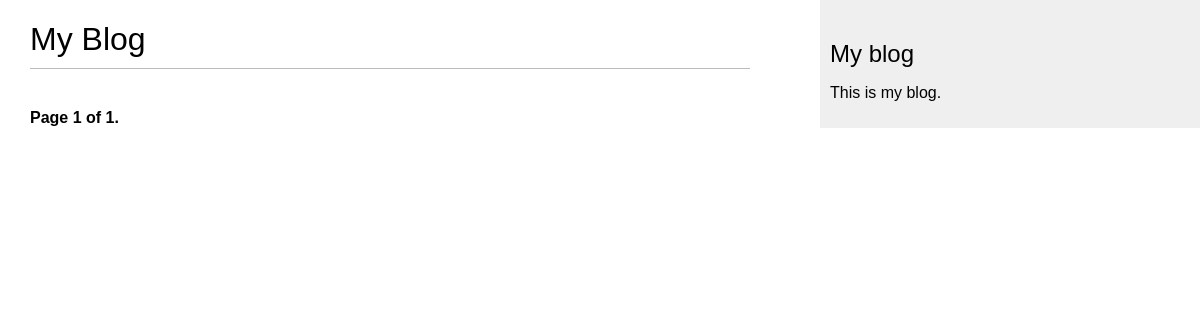
Page /blog/ on the earlier database version.
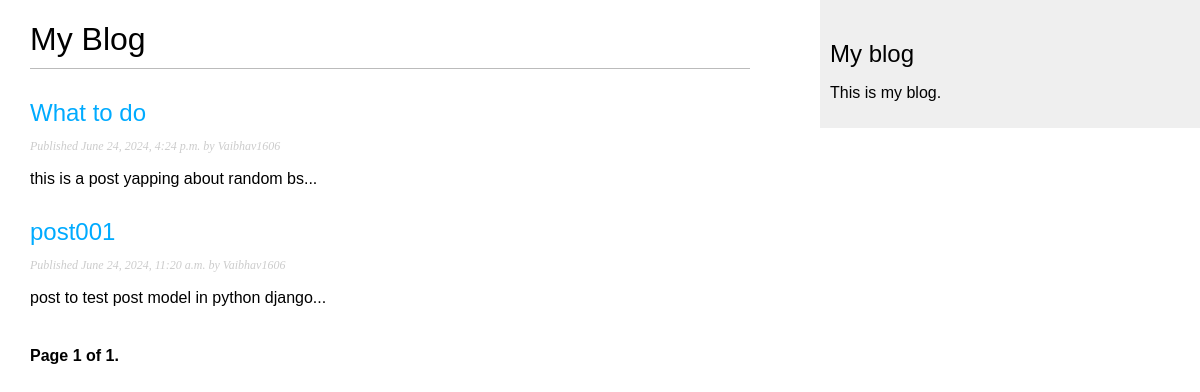
Same page on the later database version.
### blog/models.py (models this page shows, shortened)
class Post(models.Model):
    class Status(models.TextChoices):
        DRAFT = 'DF', 'Draft'
        PUBLISHED = 'PB', 'Published'
    title = models.CharField(max_length=250)
    slug = models.SlugField(max_length=250, unique_for_date='publish')                      # makes it unique for publish date, i.e there can be no 2 post with same slug and publish date
    author = models.ForeignKey(User, on_delete=models.CASCADE, related_name='blog_posts')   # on_delete will del all posts when user obj is deleted and
    body = models.TextField()
    publish = models.DateTimeField(default=timezone.now)
    created = models.DateTimeField(auto_now_add=True)   #  the date will be saved automatically when creating an object
    updated = models.DateTimeField(auto_now=True)       #  the date will be updated automatically when saving an object
    status = models.CharField(max_length=2,
                              choices=Status.choices,
                              default=Status.DRAFT)
    objects = models.Manager()
    published = PublishedManager()
    class Meta:
        ordering = ['-publish']     # will order data in reverse order by publish date, i.e new first
        indexes = [
            models.Index(fields=['-publish']),
        ]                           # use to index in database
    def get_absolute_url(self):
        return reverse('blog:post_detail',
                        args=[
                            self.publish.year,
                            self.publish.month,
                            self.publish.day,
                            self.slug
                        ])  # replace in html file with harcoded(sorta) urls

### blog/views.py (the view)
# urls.py: path('', views.PostListView.as_view(), name = "post_list"),
class PostListView(ListView):
    queryset = Post.published.all()
    context_object_name = "posts"
    paginate_by = 3
    template_name = 'blog/post/list.html'

### blog/templates/blog/post/list.html (shortened to what this page needs)
{% extends "blog/base.html" %}
{% block content %}
    <h1>My Blog</h1>
    {% for post in posts %}
        <h2>
            <a href="{{ post.get_absolute_url }}">
                {{ post.title }}
            </a>
        </h2>
        <p class="date">
            Published {{ post.publish }} by {{ post.author }}
        </p>
        {{ post.body|truncatewords:30|linebreaks }}
    {% endfor %}
    {% include "pagination.html" with page=page_obj %}
{% endblock %}

Differences in the rows shown:
added Post: title "What to do", publish "June 24, 2024, 4:24 p.m.", author "Vaibhav1606", body "this is a post yapping about random bs..."
added Post: title "post001", publish "June 24, 2024, 11:20 a.m.", author "Vaibhav1606", body "post to test post model in python django..."
